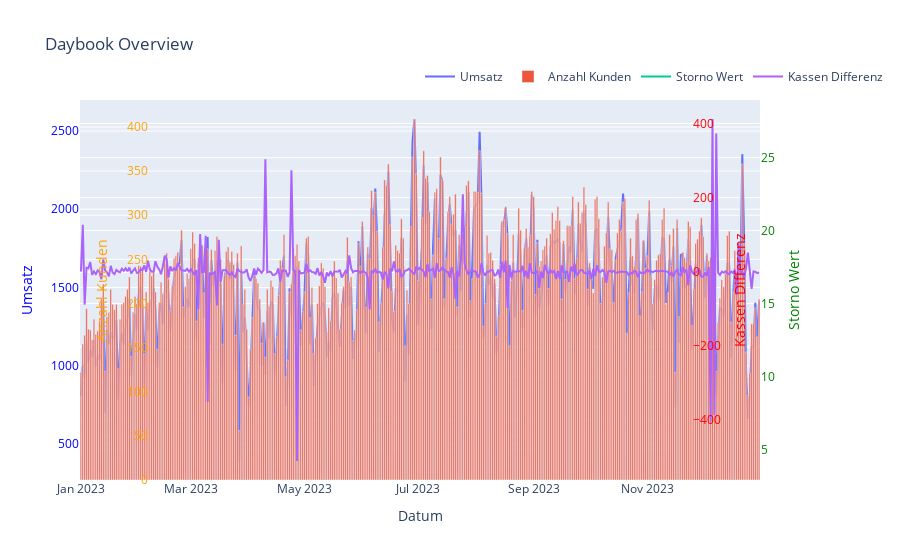

Source (notebook cell):
### Code cell
import polars as pl
import pandas as pd
import plotly.graph_objects as go

# Assuming df1 is already defined and contains the relevant data
Daybook = df1.select([
    'Datum',
    'Umsatz',
    'Anzahl Kunden',
    'Storno Wert',
    'Kassen Differenz'
])

# Convert to Pandas DataFrame for plotting
Daybook_pd = Daybook.to_pandas()

# Convert 'Datum' to datetime with the correct format
Daybook_pd['Datum'] = pd.to_datetime(Daybook_pd['Datum'], format='%d.%m.%Y')

# Create the figure
fig = go.Figure()

# Add Umsatz trace
fig.add_trace(go.Scatter(x=Daybook_pd['Datum'], y=Daybook_pd['Umsatz'],
                         mode='lines', name='Umsatz',
                         yaxis='y1'))

# Add Anzahl Kunden trace
fig.add_trace(go.Bar(x=Daybook_pd['Datum'], y=Daybook_pd['Anzahl Kunden'],
                     name='Anzahl Kunden', yaxis='y2'))

# Add Storno Wert trace
fig.add_trace(go.Scatter(x=Daybook_pd['Datum'], y=Daybook_pd['Storno Wert'],
                         mode='lines', name='Storno Wert',
                         yaxis='y3'))

# Add Kassen Differenz trace
fig.add_trace(go.Scatter(x=Daybook_pd['Datum'], y=Daybook_pd['Kassen Differenz'],
                         mode='lines', name='Kassen Differenz',
                         yaxis='y4'))

# Update layout for multiple y-axes
fig.update_layout(
    title='Daybook Overview',
    xaxis=dict(title='Datum'),
    yaxis=dict(
        title='Umsatz',
        titlefont=dict(color='blue'),
        tickfont=dict(color='blue')
    ),
    yaxis2=dict(
        title='Anzahl Kunden',
        titlefont=dict(color='orange'),
        tickfont=dict(color='orange'),
        anchor='free',
        overlaying='y',
        side='left',
        position=0.1
    ),
    yaxis3=dict(
        title='Storno Wert',
        titlefont=dict(color='green'),
        tickfont=dict(color='green'),
        anchor='x',
        overlaying='y',
        side='right'
    ),
    yaxis4=dict(
        title='Kassen Differenz',
        titlefont=dict(color='red'),
        tickfont=dict(color='red'),
        anchor='free',
        overlaying='y',
        side='right',
        position=0.9
    ),
    legend=dict(
        x=0.5,
        y=1.1,
        orientation='h'
    )
)

fig.show()

### Figure 1 — Plotly figure (JSON) as saved in the notebook; plotly's stock layout.template omitted (floating-point values rounded to 4 significant figures; data arrays with more than 128 entries replaced by an {"elided": "..."} marker saying what was removed)
{"data": [{"mode": "lines", "name": "Umsatz", "type": "scatter", "x": {"elided": "365 str values"}, "y": {"elided": "365 float values"}, "yaxis": "y"}, {"name": "Anzahl Kunden", "type": "bar", "x": {"elided": "365 str values"}, "y": {"elided": "365 int values"}, "yaxis": "y2"}, {"mode": "lines", "name": "Storno Wert", "type": "scatter", "x": {"elided": "365 str values"}, "y": {"elided": "365 float values"}, "yaxis": "y3"}, {"mode": "lines", "name": "Kassen Differenz", "type": "scatter", "x": {"elided": "365 str values"}, "y": {"elided": "365 float values"}, "yaxis": "y4"}], "layout": {"legend": {"orientation": "h", "x": 0.5, "y": 1.1}, "title": {"text": "Daybook Overview"}, "xaxis": {"title": {"text": "Datum"}}, "yaxis": {"tickfont": {"color": "blue"}, "title": {"font": {"color": "blue"}, "text": "Umsatz"}}, "yaxis2": {"anchor": "free", "overlaying": "y", "position": 0.1, "side": "left", "tickfont": {"color": "orange"}, "title": {"font": {"color": "orange"}, "text": "Anzahl Kunden"}}, "yaxis3": {"anchor": "x", "overlaying": "y", "side": "right", "tickfont": {"color": "green"}, "title": {"font": {"color": "green"}, "text": "Storno Wert"}}, "yaxis4": {"anchor": "free", "overlaying": "y", "position": 0.9, "side": "right", "tickfont": {"color": "red"}, "title": {"font": {"color": "red"}, "text": "Kassen Differenz"}}}}
